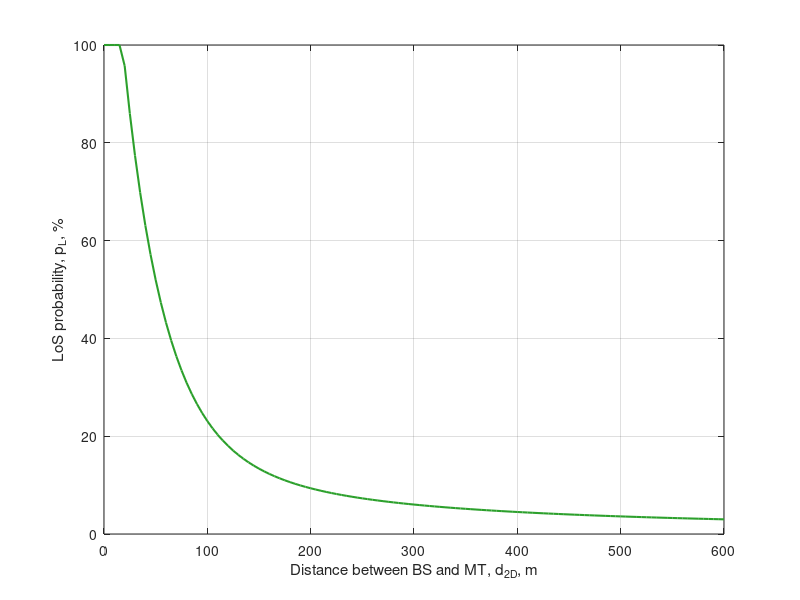

This figure's MATLAB source:
%%%%%%%%%%%%%%%%%%%%%%%%%%%%%%%%%%%%%%%%%%%%%%%%%%%%%%%%%%%%%%%%%%%%%%%%%%%%%%%%%%
% This code generates Fig.3 LoS probability as a function of 2D distance between % 
% the BS and the MT according to 3GPP UMi Street Canyon model.                   %
% Article: [Are D2D and RIS in the Same League? Cooperative RSSI-based 
% Localization Model and Performance Comparison]                                  % 
% Download article: [link]                                                       %
% This is version 3.0 (Last edited: 2023-09-06)                                  %
% Author: N. Chukhno                                                             %
% University Mediterranea of Reggio Calabria, Italy and CNIT, Italy.             %
% Universitat Jaume I, Spain                                                     %
% Email: nadezda.chukhno@unirc.it                                                %
%%%%%%%%%%%%%%%%%%%%%%%%%%%%%%%%%%%%%%%%%%%%%%%%%%%%%%%%%%%%%%%%%%%%%%%%%%%%%%%%%%

clc
clear all
figure
d_array = 0:5:600; % min distance:step:max distance
for i = 1:length(d_array)
    d = d_array(i);
    if d <= 18
        P_LOS_UMI(i) = 1;
    else
        P_LOS_UMI(i) = 18/d + exp(-d/36)*(1 - 18/d);
    end
end

plot(d_array,P_LOS_UMI*100,'LineWidth', 1.5, 'Color', [44/255 160/255 44/255])
ylabel('LoS probability, p_L, %')
xlabel('Distance between BS and MT, d_{2D}, m')
grid on